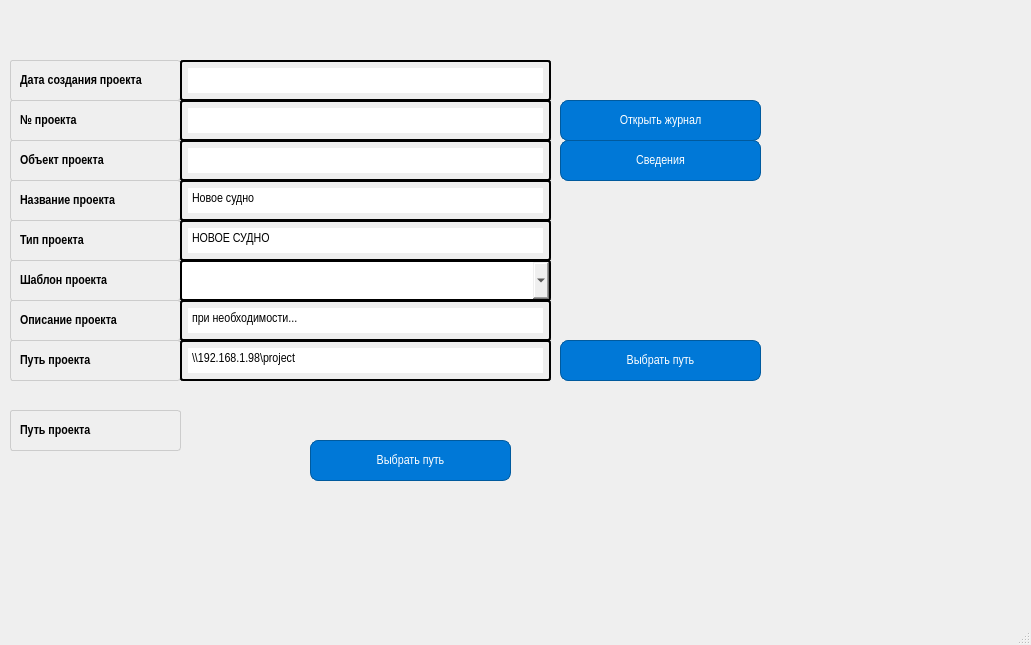
<?xml version="1.0" encoding="UTF-8"?>
<ui version="4.0">
 <class>MW_init_proj</class>
 <widget class="QMainWindow" name="MW_init_proj">
  <property name="geometry">
   <rect>
    <x>0</x>
    <y>0</y>
    <width>1031</width>
    <height>645</height>
   </rect>
  </property>
  <property name="windowTitle">
   <string>MainWindow</string>
  </property>
  <widget class="QWidget" name="centralwidget">
   <widget class="QLabel" name="label">
    <property name="geometry">
     <rect>
      <x>10</x>
      <y>60</y>
      <width>171</width>
      <height>41</height>
     </rect>
    </property>
    <property name="font">
     <font>
      <family>Arial Narrow</family>
      <pointsize>10</pointsize>
      <weight>75</weight>
      <bold>true</bold>
     </font>
    </property>
    <property name="styleSheet">
     <string notr="true">/* отступ со всех сторон: */
padding: 6px;
/* можно также задать рамку, если нужно */
border: 1px solid #ccc;
border-radius: 3px;
</string>
    </property>
    <property name="frameShape">
     <enum>QFrame::WinPanel</enum>
    </property>
    <property name="text">
     <string>Дата создания проекта</string>
    </property>
   </widget>
   <widget class="QLabel" name="label_2">
    <property name="geometry">
     <rect>
      <x>10</x>
      <y>100</y>
      <width>171</width>
      <height>41</height>
     </rect>
    </property>
    <property name="font">
     <font>
      <family>Arial Narrow</family>
      <pointsize>10</pointsize>
      <weight>75</weight>
      <bold>true</bold>
     </font>
    </property>
    <property name="styleSheet">
     <string notr="true">/* отступ со всех сторон: */
padding: 6px;
/* можно также задать рамку, если нужно */
border: 1px solid #ccc;
border-radius: 3px;
</string>
    </property>
    <property name="frameShape">
     <enum>QFrame::WinPanel</enum>
    </property>
    <property name="text">
     <string>№ проекта</string>
    </property>
   </widget>
   <widget class="QLabel" name="label_3">
    <property name="geometry">
     <rect>
      <x>10</x>
      <y>140</y>
      <width>171</width>
      <height>41</height>
     </rect>
    </property>
    <property name="font">
     <font>
      <family>Arial Narrow</family>
      <pointsize>10</pointsize>
      <weight>75</weight>
      <bold>true</bold>
     </font>
    </property>
    <property name="styleSheet">
     <string notr="true">/* отступ со всех сторон: */
padding: 6px;
/* можно также задать рамку, если нужно */
border: 1px solid #ccc;
border-radius: 3px;
</string>
    </property>
    <property name="frameShape">
     <enum>QFrame::WinPanel</enum>
    </property>
    <property name="text">
     <string>Объект проекта</string>
    </property>
   </widget>
   <widget class="QLabel" name="label_4">
    <property name="geometry">
     <rect>
      <x>10</x>
      <y>180</y>
      <width>171</width>
      <height>41</height>
     </rect>
    </property>
    <property name="font">
     <font>
      <family>Arial Narrow</family>
      <pointsize>10</pointsize>
      <weight>75</weight>
      <bold>true</bold>
     </font>
    </property>
    <property name="styleSheet">
     <string notr="true">/* отступ со всех сторон: */
padding: 6px;
/* можно также задать рамку, если нужно */
border: 1px solid #ccc;
border-radius: 3px;
</string>
    </property>
    <property name="frameShape">
     <enum>QFrame::WinPanel</enum>
    </property>
    <property name="text">
     <string>Название проекта</string>
    </property>
   </widget>
   <widget class="QLabel" name="label_5">
    <property name="geometry">
     <rect>
      <x>10</x>
      <y>220</y>
      <width>171</width>
      <height>41</height>
     </rect>
    </property>
    <property name="font">
     <font>
      <family>Arial Narrow</family>
      <pointsize>10</pointsize>
      <weight>75</weight>
      <bold>true</bold>
     </font>
    </property>
    <property name="styleSheet">
     <string notr="true">/* отступ со всех сторон: */
padding: 6px;
/* можно также задать рамку, если нужно */
border: 1px solid #ccc;
border-radius: 3px;
</string>
    </property>
    <property name="frameShape">
     <enum>QFrame::WinPanel</enum>
    </property>
    <property name="text">
     <string>Тип проекта</string>
    </property>
   </widget>
   <widget class="QLabel" name="label_6">
    <property name="geometry">
     <rect>
      <x>10</x>
      <y>300</y>
      <width>171</width>
      <height>41</height>
     </rect>
    </property>
    <property name="font">
     <font>
      <family>Arial Narrow</family>
      <pointsize>10</pointsize>
      <weight>75</weight>
      <bold>true</bold>
     </font>
    </property>
    <property name="styleSheet">
     <string notr="true">/* отступ со всех сторон: */
padding: 6px;
/* можно также задать рамку, если нужно */
border: 1px solid #ccc;
border-radius: 3px;
</string>
    </property>
    <property name="frameShape">
     <enum>QFrame::WinPanel</enum>
    </property>
    <property name="text">
     <string>Описание проекта</string>
    </property>
   </widget>
   <widget class="QLabel" name="label_7">
    <property name="geometry">
     <rect>
      <x>10</x>
      <y>340</y>
      <width>171</width>
      <height>41</height>
     </rect>
    </property>
    <property name="font">
     <font>
      <family>Arial Narrow</family>
      <pointsize>10</pointsize>
      <weight>75</weight>
      <bold>true</bold>
     </font>
    </property>
    <property name="styleSheet">
     <string notr="true">/* отступ со всех сторон: */
padding: 6px;
/* можно также задать рамку, если нужно */
border: 1px solid #ccc;
border-radius: 3px;
</string>
    </property>
    <property name="frameShape">
     <enum>QFrame::WinPanel</enum>
    </property>
    <property name="text">
     <string>Путь проекта</string>
    </property>
   </widget>
   <widget class="QPlainTextEdit" name="PTE_date">
    <property name="geometry">
     <rect>
      <x>180</x>
      <y>60</y>
      <width>371</width>
      <height>41</height>
     </rect>
    </property>
    <property name="font">
     <font>
      <family>Arial Narrow</family>
      <pointsize>10</pointsize>
     </font>
    </property>
    <property name="styleSheet">
     <string notr="true">/* отступ со всех сторон: */
padding: 6px;
/* можно также задать рамку, если нужно */
border: 2px solid #000000;
border-radius: 3px;
</string>
    </property>
    <property name="plainText">
     <string/>
    </property>
    <property name="placeholderText">
     <string>Дата создания проекта ДД.ММ.ГГГГ</string>
    </property>
   </widget>
   <widget class="QPlainTextEdit" name="PTE_proj_number">
    <property name="geometry">
     <rect>
      <x>180</x>
      <y>100</y>
      <width>371</width>
      <height>41</height>
     </rect>
    </property>
    <property name="font">
     <font>
      <family>Arial Narrow</family>
      <pointsize>10</pointsize>
     </font>
    </property>
    <property name="styleSheet">
     <string notr="true">/* отступ со всех сторон: */
padding: 6px;
/* можно также задать рамку, если нужно */
border: 2px solid #000000;
border-radius: 3px;
</string>
    </property>
    <property name="plainText">
     <string/>
    </property>
    <property name="placeholderText">
     <string>XXXXX</string>
    </property>
   </widget>
   <widget class="QPlainTextEdit" name="PTE_proj_object">
    <property name="geometry">
     <rect>
      <x>180</x>
      <y>140</y>
      <width>371</width>
      <height>41</height>
     </rect>
    </property>
    <property name="font">
     <font>
      <family>Arial Narrow</family>
      <pointsize>10</pointsize>
     </font>
    </property>
    <property name="styleSheet">
     <string notr="true">/* отступ со всех сторон: */
padding: 6px;
/* можно также задать рамку, если нужно */
border: 2px solid #000000;
border-radius: 3px;
</string>
    </property>
    <property name="plainText">
     <string/>
    </property>
    <property name="placeholderText">
     <string>Объект проекта</string>
    </property>
   </widget>
   <widget class="QPlainTextEdit" name="PTE_proj_name">
    <property name="geometry">
     <rect>
      <x>180</x>
      <y>180</y>
      <width>371</width>
      <height>41</height>
     </rect>
    </property>
    <property name="font">
     <font>
      <family>Arial Narrow</family>
      <pointsize>10</pointsize>
     </font>
    </property>
    <property name="styleSheet">
     <string notr="true">/* отступ со всех сторон: */
padding: 6px;
/* можно также задать рамку, если нужно */
border: 2px solid #000000;
border-radius: 3px;
</string>
    </property>
    <property name="plainText">
     <string>Новое судно</string>
    </property>
   </widget>
   <widget class="QPlainTextEdit" name="PTE_proj_type">
    <property name="geometry">
     <rect>
      <x>180</x>
      <y>220</y>
      <width>371</width>
      <height>41</height>
     </rect>
    </property>
    <property name="font">
     <font>
      <family>Arial Narrow</family>
      <pointsize>10</pointsize>
     </font>
    </property>
    <property name="styleSheet">
     <string notr="true">/* отступ со всех сторон: */
padding: 6px;
/* можно также задать рамку, если нужно */
border: 2px solid #000000;
border-radius: 3px;
</string>
    </property>
    <property name="plainText">
     <string>НОВОЕ СУДНО</string>
    </property>
   </widget>
   <widget class="QPlainTextEdit" name="PTE_proj_description">
    <property name="geometry">
     <rect>
      <x>180</x>
      <y>300</y>
      <width>371</width>
      <height>41</height>
     </rect>
    </property>
    <property name="font">
     <font>
      <family>Arial Narrow</family>
      <pointsize>10</pointsize>
     </font>
    </property>
    <property name="styleSheet">
     <string notr="true">/* отступ со всех сторон: */
padding: 6px;
/* можно также задать рамку, если нужно */
border: 2px solid #000000;
border-radius: 3px;
</string>
    </property>
    <property name="plainText">
     <string>при необходимости...</string>
    </property>
   </widget>
   <widget class="QPlainTextEdit" name="PTE_proj_path">
    <property name="geometry">
     <rect>
      <x>180</x>
      <y>340</y>
      <width>371</width>
      <height>41</height>
     </rect>
    </property>
    <property name="font">
     <font>
      <family>Arial Narrow</family>
      <pointsize>10</pointsize>
     </font>
    </property>
    <property name="styleSheet">
     <string notr="true">/* отступ со всех сторон: */
padding: 6px;
/* можно также задать рамку, если нужно */
border: 2px solid #000000;
border-radius: 3px;
</string>
    </property>
    <property name="plainText">
     <string>\\192.168.1.98\project</string>
    </property>
   </widget>
   <widget class="QPushButton" name="pushButton">
    <property name="geometry">
     <rect>
      <x>560</x>
      <y>140</y>
      <width>201</width>
      <height>41</height>
     </rect>
    </property>
    <property name="font">
     <font>
      <family>Arial Narrow</family>
      <pointsize>10</pointsize>
     </font>
    </property>
    <property name="styleSheet">
     <string notr="true">background-color: #0078d7;  /* синий фон */
    color: white;               /* белый текст */
    padding: 6px 12px;          /* отступы внутри */
    border: 1px solid #005a9e;  /* тёмно-синяя рамка */
    border-radius: 8px;         /* закруглённые углы */</string>
    </property>
    <property name="text">
     <string>Сведения</string>
    </property>
   </widget>
   <widget class="QPushButton" name="pushButton_2">
    <property name="geometry">
     <rect>
      <x>560</x>
      <y>340</y>
      <width>201</width>
      <height>41</height>
     </rect>
    </property>
    <property name="font">
     <font>
      <family>Arial Narrow</family>
      <pointsize>10</pointsize>
     </font>
    </property>
    <property name="styleSheet">
     <string notr="true">background-color: #0078d7;  /* синий фон */
    color: white;               /* белый текст */
    padding: 6px 12px;          /* отступы внутри */
    border: 1px solid #005a9e;  /* тёмно-синяя рамка */
    border-radius: 8px;         /* закруглённые углы */</string>
    </property>
    <property name="text">
     <string>Выбрать путь</string>
    </property>
   </widget>
   <widget class="QPushButton" name="pushButton_3">
    <property name="geometry">
     <rect>
      <x>560</x>
      <y>100</y>
      <width>201</width>
      <height>41</height>
     </rect>
    </property>
    <property name="font">
     <font>
      <family>Arial Narrow</family>
      <pointsize>10</pointsize>
     </font>
    </property>
    <property name="styleSheet">
     <string notr="true">background-color: #0078d7;  /* синий фон */
    color: white;               /* белый текст */
    padding: 6px 12px;          /* отступы внутри */
    border: 1px solid #005a9e;  /* тёмно-синяя рамка */
    border-radius: 8px;         /* закруглённые углы */</string>
    </property>
    <property name="text">
     <string>Открыть журнал</string>
    </property>
   </widget>
   <widget class="QLabel" name="label_8">
    <property name="geometry">
     <rect>
      <x>10</x>
      <y>260</y>
      <width>171</width>
      <height>41</height>
     </rect>
    </property>
    <property name="font">
     <font>
      <family>Arial Narrow</family>
      <pointsize>10</pointsize>
      <weight>75</weight>
      <bold>true</bold>
     </font>
    </property>
    <property name="styleSheet">
     <string notr="true">/* отступ со всех сторон: */
padding: 6px;
/* можно также задать рамку, если нужно */
border: 1px solid #ccc;
border-radius: 3px;
</string>
    </property>
    <property name="frameShape">
     <enum>QFrame::WinPanel</enum>
    </property>
    <property name="text">
     <string>Шаблон проекта</string>
    </property>
   </widget>
   <widget class="QComboBox" name="comboBox">
    <property name="geometry">
     <rect>
      <x>180</x>
      <y>260</y>
      <width>371</width>
      <height>41</height>
     </rect>
    </property>
    <property name="font">
     <font>
      <family>Arial Narrow</family>
      <pointsize>10</pointsize>
     </font>
    </property>
    <property name="styleSheet">
     <string notr="true">/* отступ со всех сторон: */
padding: 6px;
/* можно также задать рамку, если нужно */
border: 2px solid #000000;
border-radius: 3px;
</string>
    </property>
   </widget>
   <widget class="QLabel" name="label_9">
    <property name="geometry">
     <rect>
      <x>10</x>
      <y>410</y>
      <width>171</width>
      <height>41</height>
     </rect>
    </property>
    <property name="font">
     <font>
      <family>Arial Narrow</family>
      <pointsize>10</pointsize>
      <weight>75</weight>
      <bold>true</bold>
     </font>
    </property>
    <property name="styleSheet">
     <string notr="true">/* отступ со всех сторон: */
padding: 6px;
/* можно также задать рамку, если нужно */
border: 1px solid #ccc;
border-radius: 3px;
</string>
    </property>
    <property name="frameShape">
     <enum>QFrame::WinPanel</enum>
    </property>
    <property name="text">
     <string>Путь проекта</string>
    </property>
   </widget>
   <widget class="QPushButton" name="pushButton_4">
    <property name="geometry">
     <rect>
      <x>310</x>
      <y>440</y>
      <width>201</width>
      <height>41</height>
     </rect>
    </property>
    <property name="font">
     <font>
      <family>Arial Narrow</family>
      <pointsize>10</pointsize>
     </font>
    </property>
    <property name="styleSheet">
     <string notr="true">background-color: #0078d7;  /* синий фон */
    color: white;               /* белый текст */
    padding: 6px 12px;          /* отступы внутри */
    border: 1px solid #005a9e;  /* тёмно-синяя рамка */
    border-radius: 8px;         /* закруглённые углы */</string>
    </property>
    <property name="text">
     <string>Выбрать путь</string>
    </property>
   </widget>
  </widget>
  <widget class="QStatusBar" name="statusbar"/>
 </widget>
 <resources/>
 <connections/>
</ui>
